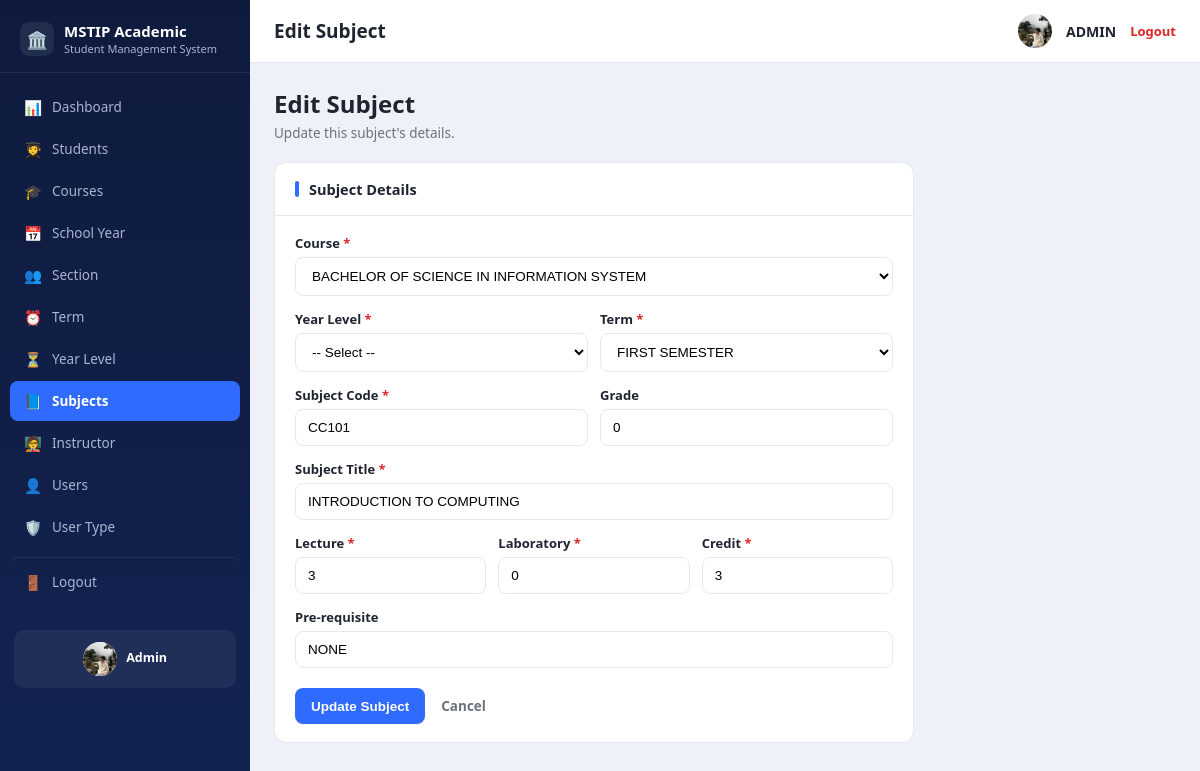
Screenshot of /subject_edit.php?id=1 (signed in) with the database file from the repository.
### tables this page shows
CREATE TABLE `tbl_subject` (
  `ID` int NOT NULL,
  `COURSE` varchar(100) NOT NULL,
  `YEARLEVEL` varchar(100) NOT NULL,
  `TERM` varchar(100) NOT NULL,
  `CODE` varchar(50) NOT NULL,
  `SUBJECTTITLE` varchar(100) NOT NULL,
  `LECTURE` float NOT NULL,
  `LABORATORY` float NOT NULL,
  `CREDIT` float NOT NULL,
  `GRADE` float NOT NULL,
  `PRE-REQUISITE` varchar(100) NOT NULL
);

### subject_edit.php (the view, shortened to what this page needs)
<?php
require_once 'config.php';
$id = (int)($_GET['id'] ?? $_POST['id'] ?? 0);
$stmt = $pdo->prepare("SELECT * FROM tbl_subject WHERE ID = ?");
$stmt->execute([$id]);
$row = $stmt->fetch();
$row['PREREQUISITE'] = $row['PRE-REQUISITE'];
$form = $row;
$courseOptions    = $pdo->query("SELECT DESCRIPTION FROM tbl_course ORDER BY DESCRIPTION")->fetchAll(PDO::FETCH_COLUMN);
$termOptions      = $pdo->query("SELECT DESCRIPTION FROM tbl_term ORDER BY ID")->fetchAll(PDO::FETCH_COLUMN);
require_once 'includes/header.php';
?>
<div class="page-head">
  <div><h1>Edit Subject</h1><p>Update this subject's details.</p></div>
</div>
<div class="panel-card" style="max-width:640px;">
  <div class="panel-card-head"><span class="bar"></span><h2>Subject Details</h2></div>
  <div class="panel-card-body">
    <form method="POST" action="subject_edit.php?id=<?= $id ?>">
      <div class="field">
        <label for="COURSE">Course <span class="req">*</span></label>
        <select id="COURSE" name="COURSE" required>
          <?php foreach ($courseOptions as $c): ?>
            <option value="<?= htmlspecialchars($c) ?>" <?= $form['COURSE'] === $c ? 'selected' : '' ?>><?= htmlspecialchars($c) ?></option>
          <?php endforeach; ?>
        </select>
      </div>
      <div class="field-row-2">
        <div class="field">
          <label for="YEARLEVEL">Year Level <span class="req">*</span></label>
          <select id="YEARLEVEL" name="YEARLEVEL" required>
            <option value="">-- Select --</option>
          </select>
        </div>
        <div class="field">
          <label for="TERM">Term <span class="req">*</span></label>
          <select id="TERM" name="TERM" required>
            <?php foreach ($termOptions as $t): ?>
              <option value="<?= htmlspecialchars($t) ?>" <?= $form['TERM'] === $t ? 'selected' : '' ?>><?= htmlspecialchars($t) ?></option>
            <?php endforeach; ?>
          </select>
        </div>
      </div>
      <div class="field-row-2">
        <div class="field">
          <label for="CODE">Subject Code <span class="req">*</span></label>
          <input type="text" id="CODE" name="CODE" required value="<?= htmlspecialchars($form['CODE']) ?>">
        </div>
        <div class="field">
          <label for="GRADE">Grade</label>
          <input type="number" step="0.01" id="GRADE" name="GRADE" value="<?= htmlspecialchars($form['GRADE']) ?>">
        </div>
      </div>
      <div class="field">
        <label for="SUBJECTTITLE">Subject Title <span class="req">*</span></label>
        <input type="text" id="SUBJECTTITLE" name="SUBJECTTITLE" required value="<?= htmlspecialchars($form['SUBJECTTITLE']) ?>">
      </div>
      <div class="field-row-3">
        <div class="field">
          <label for="LECTURE">Lecture <span class="req">*</span></label>
          <input type="number" step="0.5" id="LECTURE" name="LECTURE" required value="<?= htmlspecialchars($form['LECTURE']) ?>">
        </div>
        <div class="field">
          <label for="LABORATORY">Laboratory <span class="req">*</span></label>
          <input type="number" step="0.5" id="LABORATORY" name="LABORATORY" required value="<?= htmlspecialchars($form['LABORATORY']) ?>">
        </div>
        <div class="field">
          <label for="CREDIT">Credit <span class="req">*</span></label>
          <input type="number" step="0.5" id="CREDIT" name="CREDIT" required value="<?= htmlspecialchars($form['CREDIT']) ?>">
        </div>
      </div>
      <div class="field">
        <label for="PREREQUISITE">Pre-requisite</label>
        <input type="text" id="PREREQUISITE" name="PREREQUISITE" value="<?= htmlspecialchars($form['PREREQUISITE']) ?>">
      </div>
      <div class="form-actions">
        <button type="submit" class="btn btn-primary">Update Subject</button>
        <a href="subjects.php" class="btn btn-link">Cancel</a>
      </div>
    </form>
  </div>
</div>
<?php require_once 'includes/footer.php'; ?>

### assets/css/style.css (style rules this page uses)
:root { --sidebar-bg:#0e1b3d; --sidebar-bg-2:#132352; --sidebar-text:#aab4d4; --sidebar-active:#2f6bff; --bg:#eef1f8; --card:#ffffff; --border:#e5e8f0; --text:#1f2430; --muted:#6b7280; --danger:#dc2626; --danger-bg:#fee2e2; --success:#16a34a; --success-bg:#dcfce7; --accent:#2f6bff; --accent-dark:#1d4ed8; --sidebar-w:250px; }
* { box-sizing:border-box; }
body { margin:0; font-family:"Segoe UI",Roboto,Arial,sans-serif; background:var(--bg); color:var(--text); }
.page-head { display:flex;justify-content:space-between;align-items:flex-start;margin-bottom:20px;gap:12px;flex-wrap:wrap; }
.page-head h1 { font-size:24px;margin:0 0 4px;font-weight:800; }
.page-head p { margin:0;color:var(--muted);font-size:13.5px; }
.field-row-2 { display:grid;grid-template-columns:1fr 1fr;gap:12px; }
.field-row-3 { display:grid;grid-template-columns:1fr 1fr 1fr;gap:12px; }
.panel-card { background:var(--card);border:1px solid var(--border);border-radius:12px;overflow:hidden; }
.panel-card-head { display:flex;align-items:center;gap:10px;padding:16px 20px;border-bottom:1px solid var(--border); }
.panel-card-head .bar { width:4px;height:16px;border-radius:2px;background:var(--accent); }
.panel-card-head h2 { font-size:14.5px;margin:0;font-weight:700; }
.panel-card-body { padding:18px 20px; }
.btn { display:inline-block;border:none;border-radius:8px;padding:9px 16px;font-size:13.5px; font-weight:600;cursor:pointer;text-decoration:none; }
.btn-primary { background:var(--accent);color:#fff; }
.btn-link { background:none;color:var(--muted);padding:9px 6px; }
.field { margin-bottom:14px; }
.field label { display:block;font-size:13px;font-weight:600;margin-bottom:5px; }
.field label .req { color:var(--danger); }
.field input,.field select,.field textarea { width:100%;padding:10px 12px;border:1px solid var(--border);border-radius:8px;font-size:13.5px;background:#fff; }
.form-actions { margin-top:20px;display:flex;gap:10px; }

### rows the page displays
tbl_subject: COURSE "BACHELOR OF SCIENCE IN INFORMATION SYSTEM", TERM "FIRST SEMESTER", CODE "CC101", GRADE "0", SUBJECTTITLE "INTRODUCTION TO COMPUTING", LECTURE "3", LABORATORY "0", CREDIT "3", PREREQUISITE "NONE"

### other values shown
$icon "📊"
$label "Dashboard"
$icon "🧑‍🎓"
$label "Students"
$icon "🎓"
$label "Courses"
$icon "📅"
$label "School Year"
$icon "👥"
$label "Section"
$icon "⏰"
$label "Term"
$icon "⏳"
$label "Year Level"
$icon "📘"
